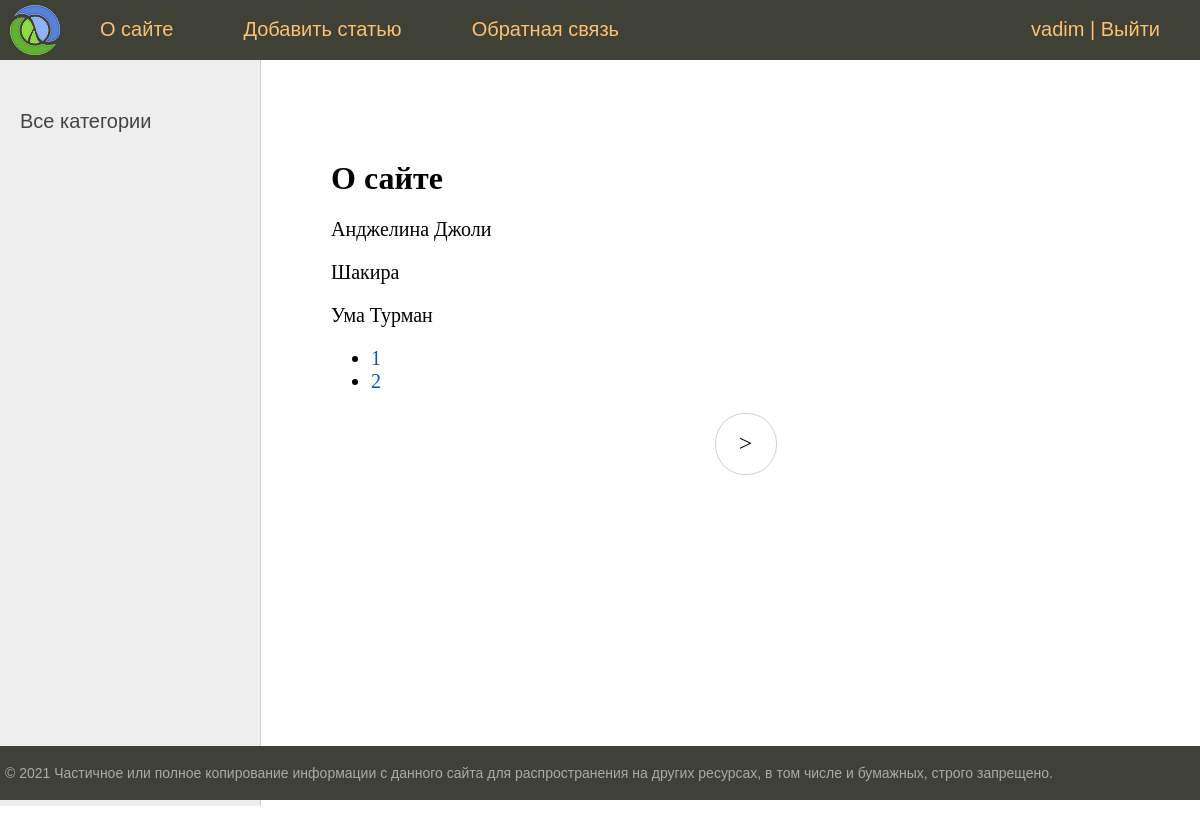
The page /about/ (signed in) on the database its author committed.
### women/models.py (models this page shows, shortened)
class Women(models.Model):
    title = models.CharField(max_length=255, verbose_name="Заголовок")
    slug = models.SlugField(max_length=255, unique=True, verbose_name="URL")
    content = models.TextField(blank=True)
    photo = models.ImageField(upload_to="photos/%Y/%m/%d/", null=True, blank=True)
    time_create = models.DateTimeField(auto_now_add=True)
    time_update = models.DateTimeField(auto_now=True)
    is_published = models.BooleanField(default=True)
    category = models.ForeignKey('Category', on_delete=models.PROTECT, null=True)
    class Meta:
        verbose_name = 'Известные женщины'
        verbose_name_plural = 'Известные женщины'
        ordering = ['id']
    def __str__(self):
        return self.title

### women/views.py (the view)
# urls.py: path('about/', about, name='about'),
def about(request):
    contact_list = Women.objects.all()
    paginator = Paginator(contact_list, 3)
    page_number = request.GET.get('page')
    page_obj = paginator.get_page(page_number)
    return render(request, 'women/about.html', {'page_obj': page_obj, 'menu': menu, 'title': 'О сайте'})

### women/templates/women/about.html
{% extends 'women/base.html' %}
{% block content %}
<h1>{{title}}</h1>
{% for contact in page_obj %}
    <p>{{ contact }}</p>
{% endfor %}
<nav>
    <ul>
        {% for p in page_obj.paginator.page_range %}
        <li>
            <a href="?page={{ p }}">{{ p }}</a>
        </li>
        {% endfor %}
    </ul>
</nav>
{% endblock %}

### women/templates/women/base.html (shortened to what this page needs)
{% load static %}
{% load women_tags %}
<!DOCTYPE html>
<html>
<head>
	<link type="text/css" href="{% static 'women/css/styles.css' %}" rel="stylesheet" />
</head>
<body>
<table class="table-page" border=0 cellpadding="0" cellspacing="0">
<tr><td valign=top>
{% block mainmenu %}
		<div class="header">
			<ul id="mainmenu" class="mainmenu">
			<li class="logo"><a href="{% url 'home' %}"><div class="logo"></div></a></li>
{% for m in menu %}
				<li><a href="{% url m.url_name %}">{{m.title}}</a></li>
{% endfor %}
				{% if request.user.is_authenticated %}
				<li class="last"> {{ user.username }} | <a href="{% url 'logout' %}">Выйти</a></li>
				{% else %}
				<li class="last"><a href="{% url 'register' %}">Регистрация</a> | <a href="{% url 'login' %}">Войти</a></li>
				{% endif %}
			</ul>
		</div>
{% endblock mainmenu %}
<table class="table-content" border=0 cellpadding="0" cellspacing="0">
<tr>
	<td valign="top" class="left-chapters">
	<ul id="leftchapters">
		{% if category_selected == 0 %}
			<li class="selected">Все категории</li>
		{% else %}
			<li><a href="{% url 'home' %}">Все категории</a></li>
		{% endif %}
	</ul>
</td>
<td valign="top" class="content">
	<div class="content-text">
{% block content %}
{% endblock %}
{% if page_obj.has_other_pages %}
<nav class="list-pages">
	<ul>
		{% if page_obj.has_next %}
		<li class="page-num">
			<a href="?page={{ page_obj.next_page_number }}">&gt;</a>
		</li>
		{% endif %}
	</ul>
</nav>
{% endif %}
	</div>
</td></tr></table>
</td></tr>
<tr><td valign=top>
	<div id="footer">
		<p>&copy; 2021 Частичное или полное копирование информации с данного сайта для распространения на других ресурсах, в том числе и бумажных, строго запрещено.</p>
	</div>
</td></tr></table>
</body>
</html>

### women/static/women/css/styles.css (style rules this page uses)
html, body { font-family: 'Arial'; margin: 0; padding: 0; height: 100%; width: 100%; color: #444; }
a { color: #0059b2; text-decoration: none; }
.table-page { width: 100%; height: 100%; vertical-align: top; }
.table-page tr { height: 100%; }
.header { background: #3F4137; height: 60px; }
.logo { background: url('../images/logo.png') no-repeat 10px 5px; width: 70px; height: 60px; }
ul.mainmenu { list-style: none; margin: 0; padding: 0; height: 60px; color: #fdc073; font-size: 20px; overflow: hidden; }
ul.mainmenu li { float: left; margin: 18px 40px 0 30px; }
ul.mainmenu li.logo { margin: 0; }
ul.mainmenu li.last { float: right; }
ul.mainmenu li a { color: #fdc073; text-decoration: none; }
.table-content { width: 100%; min-height: 100%; height: 100%; }
.left-chapters { margin: 0; background: #eee; border-right: 1px solid #ccc; min-height: 100%; }
.left-chapters ul { width: 230px; min-height: 100%; margin: 0; padding: 20px 10px 10px 20px; list-style: none; font-size: 20px; }
.left-chapters ul li { margin: 30px 0 0 0; color: #999; }
.left-chapters ul li a { color: #444; text-decoration: none; }
.content { padding: 40px 20px 20px 40px; width: 100%; box-sizing: border-box; }
.content-text { margin: 60px 0 0 30px; color: #000; font-size: 20px; font-family: Yandex Sans Display Light; }
.content-text h1 { font-size: 32px; }
#footer { box-sizing: border-box; background: #3F4137; padding: 5px; color: #aaa; font-size: 14px; font-family: Verdana, Geneva, Arial, Helvetica; text-align: left; overflow: hidden; }
.list-pages { text-align: center; margin: 0 0 20px 0; }
.list-pages ul { margin: 20px 0 0 0; padding: 0; list-style: none; }
.list-pages ul li { display: inline-block; margin: 0 20px 0 0; }
.list-pages a { color: #000; font-size: 24px; text-decoration: none; }
.list-pages .page-num, .page-num-selected { display: inline-block; width: 60px; height: 44px; padding: 16px 0 0 0; border: 1px solid #d0d0d0; border-radius: 30px; }

### rows shown on the page
Women: title "Анджелина Джоли"
Women: title "Шакира"
Women: title "Ума Турман"

### other values the page prints
{{ m.title }} "О сайте" "Добавить статью" "Обратная связь"
{{ user.username }} "vadim"
{{ title }} "О сайте"
{{ p }} "1" "2"
